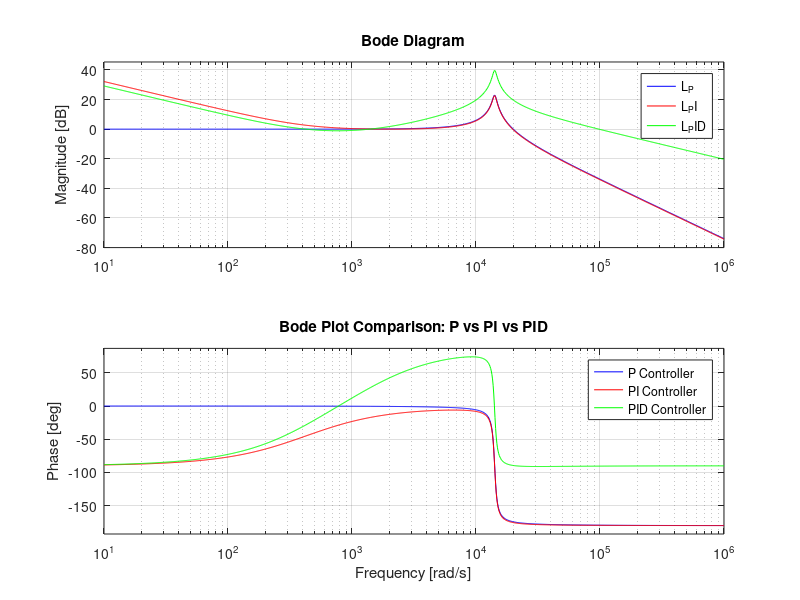

This chart was generated by the following MATLAB code:
% clc; clear; close all;

s = tf('s');

% Plant
G = 1e8 / (s^2 + 1e3*s + 2e8);

% -------------------------
% Controllers
% -------------------------

% P
Kp_P = 2;
C_P = Kp_P;

% PI
Kp_PI = 1.92;
Ki_PI = 813;
C_PI = Kp_PI + Ki_PI/s;

% PID
Kp_PID = 1.76;
Ki_PID = 575;
Kd_PID = 0.00096;
C_PID = Kp_PID + Ki_PID/s + Kd_PID*s;

% -------------------------
% Open-loop systems
% -------------------------

L_P = C_P * G;
L_PI = C_PI * G;
L_PID = C_PID * G;

% -------------------------
% Bode Plot
% -------------------------

figure;
bode(L_P, 'b', L_PI, 'r', L_PID, 'g')
grid on;

legend('P Controller','PI Controller','PID Controller')

title('Bode Plot Comparison: P vs PI vs PID')
